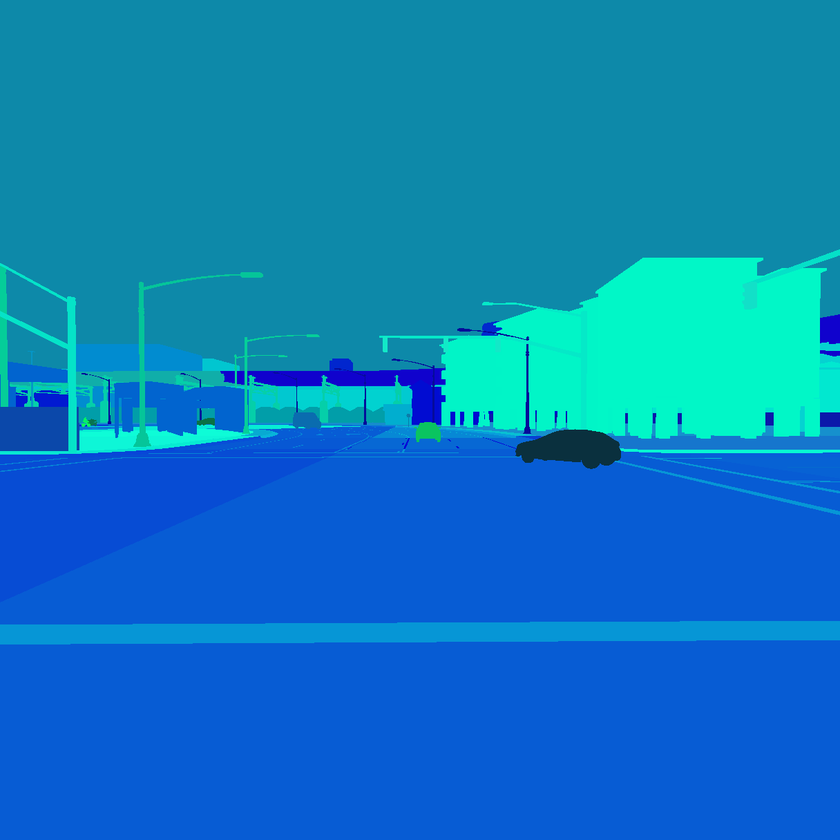
#> input picture instance_seg_test.png, 840 x 840 px, shrunk from 1216 x 1216 before the run
$ python instance_seg_test.py
#> lines starting #> are read from the running program, lines starting #| are printed output that depends on the picture; after the words box and inside, x2 and y2 are one past the last pixel; in counts of white or black regions, pixels touching at a corner belong together
import cv2
import numpy as np

# Read the image
image = cv2.imread('instance_seg_test.png')
#> image is the input picture: shape (840, 840, 3); mean B, G, R 192.7, 124.9, 8.9

# OpenCV reads colors as BGR; the red channel is the last one
B, G, R = cv2.split(image)
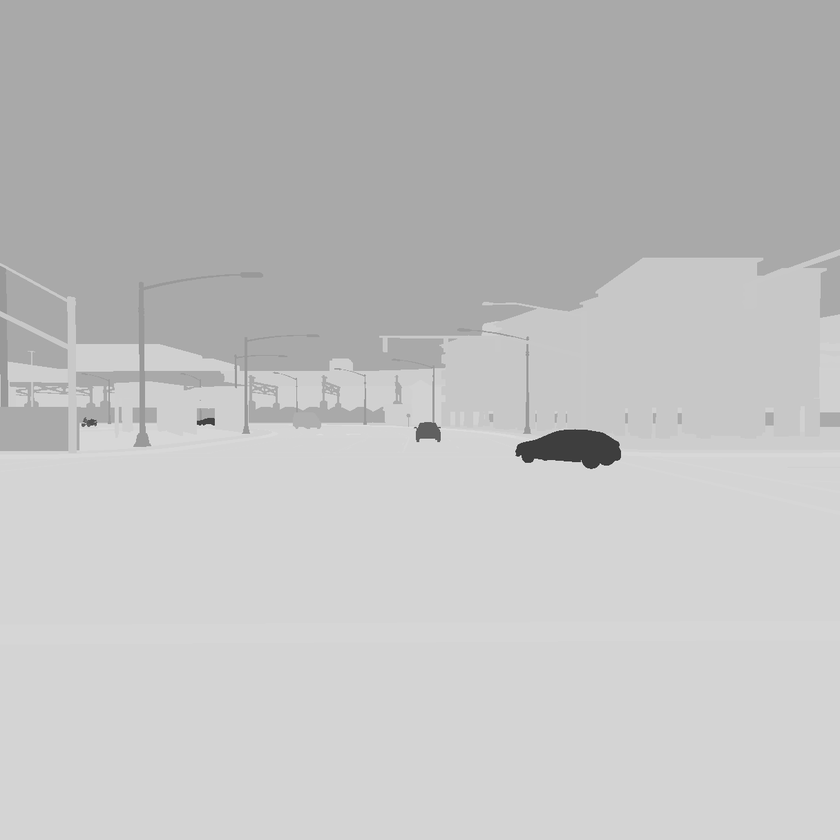
#> B: shape (840, 840); min 41, max 245, mean 192.7
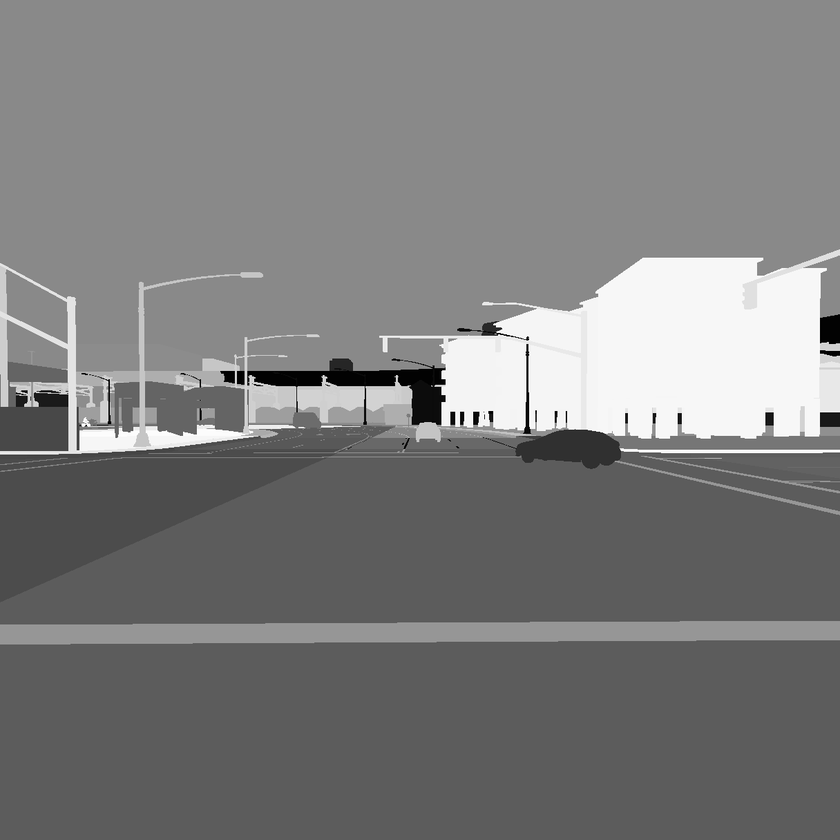
#> G: shape (840, 840); min 0, max 255, mean 124.9
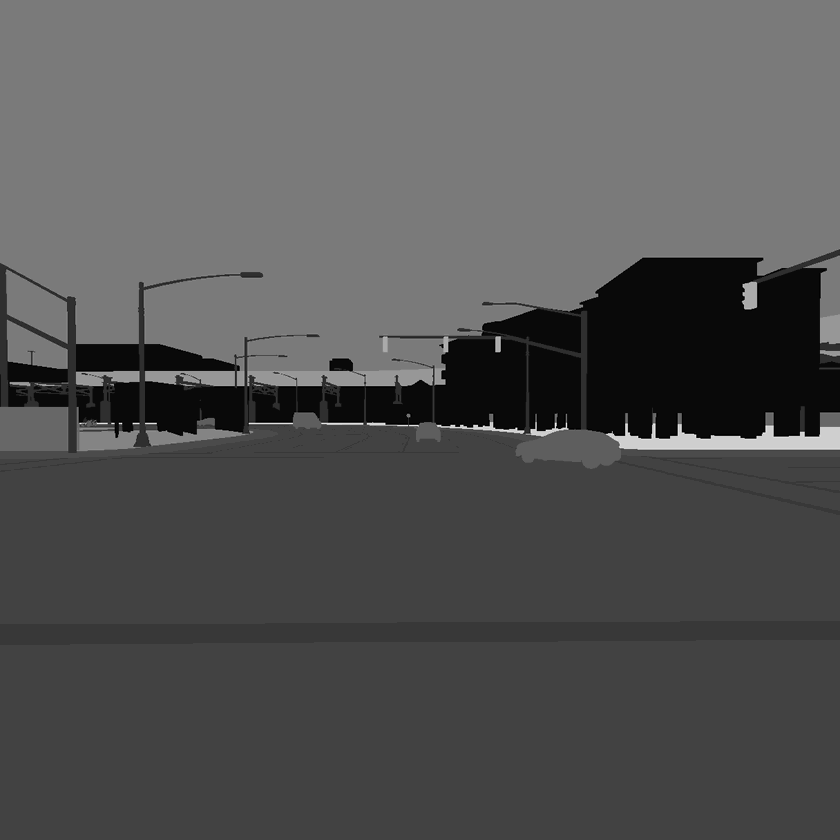
#> R: shape (840, 840); min 0, max 27, mean 8.9; drawn with min black and max white

# Create a binary mask where red == 10
mask = np.where(R == 10, 255, 0)
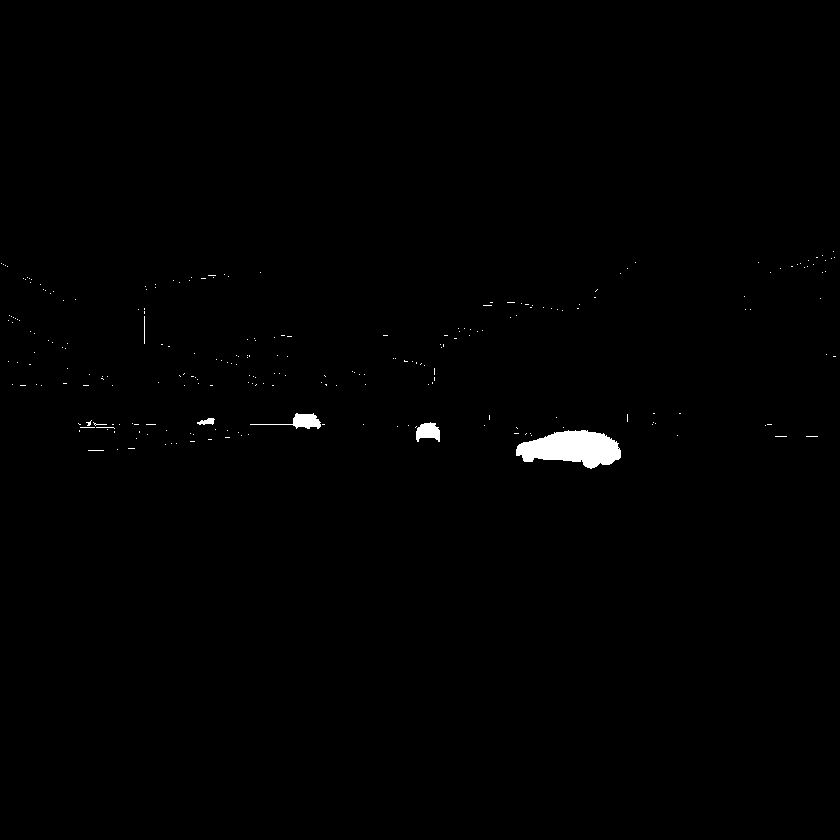
#> mask: shape (840, 840) int64; 0.57% white; 246 white regions (241 under 20 px), largest, box (x1, y1, x2, y2) and area: (516, 430, 621, 469) 2711, (250, 413, 321, 429) 386, (416, 422, 440, 442) 338, (197, 418, 215, 425) 79, (144, 316, 145, 344) 28

# The mask is a float array, but images are usually 8-bit, so convert it
mask = mask.astype(np.uint8)

# Mask the G and B channels
G = np.where(mask == 255, G, 0)
B = np.where(mask == 255, B, 0)

# Stack G and B to create a 2D image for unique pairs
GB = np.dstack((G, B))

# Find unique pairs in the GB image
unique_pairs = np.unique(GB.reshape(-1, GB.shape[-1]), axis=0)
#> unique_pairs = 523 pairs, first value 0 to 255, second value 0 to 231

# Create a copy of the original image to draw bounding boxes on
image_with_boxes = image.copy()

# For each unique pair, draw a bounding box on the image
for pair in unique_pairs:
    # print("in the loop")
    # Check if pair is not [0,0] (which is not a vehicle)
    if np.any(pair > 0):
        # Find the pixels that have this G-B pair
        pixels = np.where(np.all(GB == pair, axis=-1))

        # Get the bounding box coordinates
        x_min, x_max = np.min(pixels[1]), np.max(pixels[1])
        y_min, y_max = np.min(pixels[0]), np.max(pixels[0])

        # Draw the bounding box
        print("drawing a box")
        cv2.rectangle(image_with_boxes, (x_min, y_min), (x_max, y_max), (0, 255, 0), 2)
#> this loop made 523 passes
#> (pair, pixels, x_min, x_max, y_min, y_max) on passes 2, 3, 4, 5, 7, 8, 9, 10, 11, 12: ([4, 178], ([369], [434]), 434, 434, 369, 369), ([6, 166], ([422], [653]), 653, 653, 422, 422), ([6, 207], ([384], [428]), 428, 428, 384, 384), ([7, 175], ([382], [432]), 432, 432, 382, 382), ([7, 178], ([372], [354]), 354, 354, 372, 372), ([7, 180], ([371], [352]), 352, 352, 371, 371), ([8, 175], ([373, 374, 374], [274, 359, 364]), 274, 364, 373, 374), ([8, 177], ([370, 384], [434, 365]), 365, 434, 370, 384), ([8, 178], ([375], [285]), 285, 285, 375, 375), ([8, 179], ([373], [279]), 279, 279, 373, 373)
#> (pixels, x_min, x_max, y_min, y_max) on passes 61 to 66: (([460], [582]), 582, 582, 460, 460), (([461], [579]), 579, 579, 461, 461), (([443], [521]), 521, 521, 443, 443), (([432], [554]), 554, 554, 432, 432), (([432, 432, 432, 432], [592, 593, 594, 595]), 592, 595, 432, 432), (([416, 417], [489, 489]), 489, 489, 416, 417)
#| drawing a box
#| drawing a box
#| drawing a box
#| drawing a box
#| drawing a box
#| drawing a box
#| drawing a box
#| drawing a box
#> (further printed lines are left out)
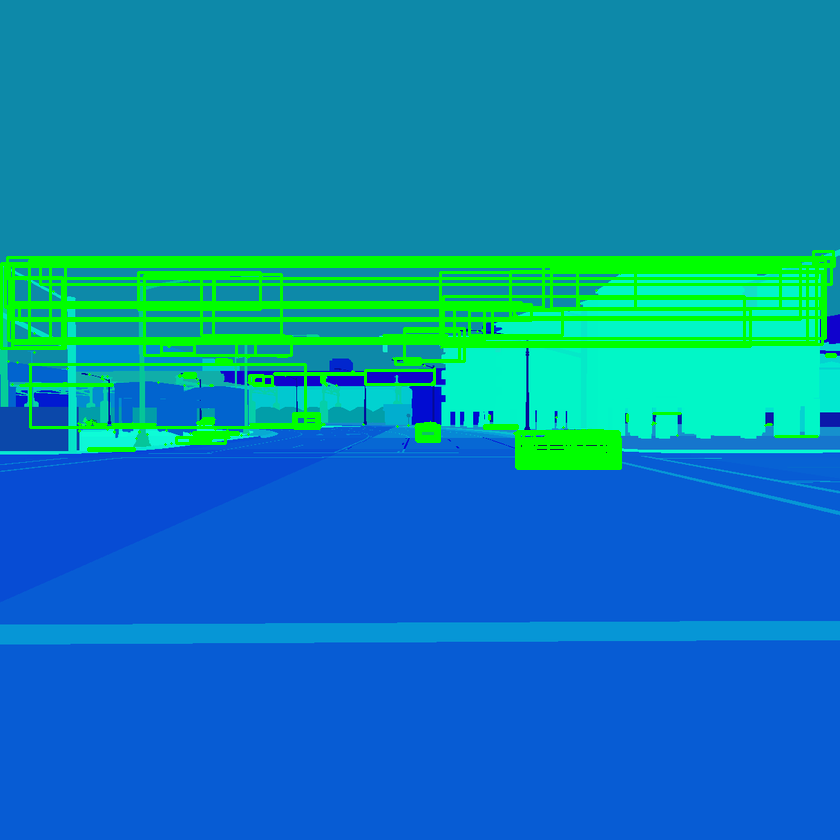
#> image_with_boxes: shape (840, 840, 3); 7.58% of pixels changed, all inside (x1, y1, x2, y2) = (0, 250, 837, 470)

# Save the image with bounding boxes
cv2.imwrite('image_with_boxes.png', image_with_boxes)

# Display the image with bounding boxes
cv2.imshow('Image with boxes', image_with_boxes)
